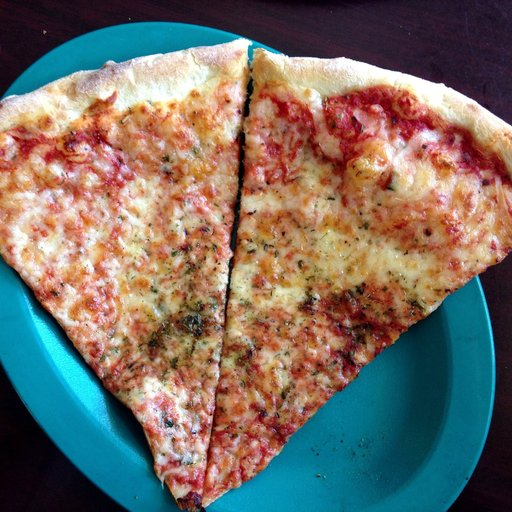
#> input picture Practica5/P5-Part2/images/pizza.jpg, 512 x 512 px
$ jupyter execute --allow-errors P5-Part2.ipynb   (shell and % lines are left out)
#> lines starting #> are read from the running program, lines starting #| are printed output that depends on the picture
### 5.1_Textures/LM_filters.py
'''
The Leung-Malik (LM) Filter Bank, implementation in python

T. Leung and J. Malik. Representing and recognizing the visual appearance of
materials using three-dimensional textons. International Journal of Computer
Vision, 43(1):29-44, June 2001.

Reference: http://www.robots.ox.ac.uk/~vgg/research/texclass/filters.html
'''

import numpy as np
import matplotlib.pyplot as plt

def gaussian1d(sigma, mean, x, ord):
    x = np.array(x)
    x_ = x - mean
    var = sigma**2

    # Gaussian Function
    g1 = (1/np.sqrt(2*np.pi*var))*(np.exp((-1*x_*x_)/(2*var)))

    if ord == 0:
        g = g1
        return g
    elif ord == 1:
        g = -g1*((x_)/(var))
        return g
    else:
        g = g1*(((x_*x_) - var)/(var**2))
        return g

def gaussian2d(sup, scales):
    var = scales * scales
    shape = (sup,sup)
    n,m = [(i - 1)/2 for i in shape]
    x,y = np.ogrid[-m:m+1,-n:n+1]
    g = (1/np.sqrt(2*np.pi*var))*np.exp( -(x*x + y*y) / (2*var) )
    return g

def log2d(sup, scales):
    var = scales * scales
    shape = (sup,sup)
    n,m = [(i - 1)/2 for i in shape]
    x,y = np.ogrid[-m:m+1,-n:n+1]
    g = (1/np.sqrt(2*np.pi*var))*np.exp( -(x*x + y*y) / (2*var) )
    h = g*((x*x + y*y) - var)/(var**2)
    return h

def makefilter(scale, phasex, phasey, pts, sup):

    gx = gaussian1d(3*scale, 0, pts[0,...], phasex)
    gy = gaussian1d(scale,   0, pts[1,...], phasey)

    image = gx*gy

    image = np.reshape(image,(sup,sup))
    return image

def makeLMfilters():
    sup     = 49
    scalex  = np.sqrt(2) * np.array([1,2,3])
    norient = 6
    nrotinv = 12

    nbar  = len(scalex)*norient
    nedge = len(scalex)*norient
    nf    = nbar+nedge+nrotinv
    F     = np.zeros([sup,sup,nf])
    hsup  = (sup - 1)/2

    x = [np.arange(-hsup,hsup+1)]
    y = [np.arange(-hsup,hsup+1)]

    [x,y] = np.meshgrid(x,y)

    orgpts = [x.flatten(), y.flatten()]
    orgpts = np.array(orgpts)

    count = 0
    for scale in range(len(scalex)):
        for orient in range(norient):
            angle = (np.pi * orient)/norient
            c = np.cos(angle)
            s = np.sin(angle)
            rotpts = [[c+0,-s+0],[s+0,c+0]]
            rotpts = np.array(rotpts)
            rotpts = np.dot(rotpts,orgpts)
            F[:,:,count] = makefilter(scalex[scale], 0, 1, rotpts, sup)
            F[:,:,count+nedge] = makefilter(scalex[scale], 0, 2, rotpts, sup)
            count = count + 1

    count = nbar+nedge
    scales = np.sqrt(2) * np.array([1,2,3,4])

    for i in range(len(scales)):
        F[:,:,count]   = gaussian2d(sup, scales[i])
        count = count + 1

    for i in range(len(scales)):
        F[:,:,count] = log2d(sup, scales[i])
        count = count + 1

    for i in range(len(scales)):
        F[:,:,count] = log2d(sup, 3*scales[i])
        count = count + 1

    return F

# Call the make filter function
F = makeLMfilters()
print("LM filters imported, the shape of the filter bank is: ", F.shape)

### Practica5/P5-Part2/P5-Part2.ipynb
==============================================================================================
# Practicum 5 - Part 2

==============================================================================================

## Delivery

Up to **1 point out of 10** will be penalized if the following requirements are not fulfilled:

- Implemented code should be commented.

- The questions introduced in the exercises must be answered.

- Add title to the figures to explain what is displayed.

- Comments need to be in **english**.

- The deliverable must be a file named **P5_Student1_Student2.zip** that includes:
    - The notebook P5_Student1_Student2.ipynb completed with the solutions to the exercises and their corresponding comments.

**Deadline (Group A- Group F): November 30th, 23:00 h**

**Deadline (Group B): November 1st, 23:00 h**

==============================================================================================
##  Image search using textures
==============================================================================================

#### Problem we want to solve
- Given a query image **$x$** and a set of images **$X$** we would like to retreive the most similar to **$x$** images from  **$X$**.

The exercises of this notebook will show how we can perform image similarity search using:

**Part 1:**

- Gaussian filters
- Descriptors based on texture

**Part 2:**

- Distance between images and similarity search

### Imports

[cell 1]

import time
import scipy
import numpy as np
import skimage
from skimage import filters
from skimage.io import imread
from skimage.color import rgb2gray, rgba2rgb
from skimage.transform import resize
from scipy.ndimage import convolve
from skimage.exposure import histogram
from skimage import img_as_float


import pickle

import os
import matplotlib.pyplot as plt
import warnings
warnings.filterwarnings('ignore')

import joblib  ##
from random import randrange

[cell 2]
# [9 lines left out: function visualize_n, not called in this run]

def normalize(image): return (image[:,:]- image.min())/(image.max() - image.min())

# 1 Import previous functions

## Leung-Malik (LM) Filter Bank
We can apply a collection of multiple filters that we call a filter bank. Note that if we apply $D$ filters our feature vectors will be $D$ dimensional.

The following image shows a filter bank. In the filter bank we typically want filters to capture a combination of scales, orientations of different types of patterns. This particular filter bank is The Leung-Malik (LM) Filter Bank.

We import Leung-Malik filters as follows:

[cell 3]
import LM_filters

[cell 4]
filter_bank = LM_filters.makeLMfilters()
filter_bank_list = [filter_bank[:,:,i] for i in range(0,len(filter_bank)-1)]
filter_bank.shape

### Plotting all filters

[cell 5]
n_filters = filter_bank.shape[-1]

fig, ax = plt.subplots(ncols=12, nrows=4, figsize=(15,3))

k = 0
for i in range(4):
    for j in range(12):
        ax[i,j].imshow(filter_bank[:,:,k], cmap = 'gray')
        ax[i,j].axis("off")
        k = k + 1
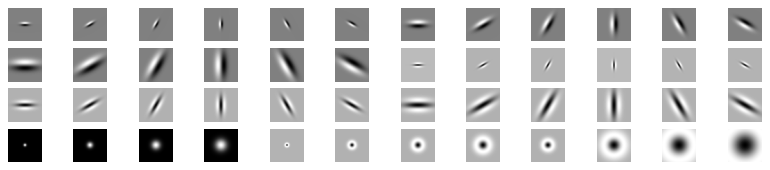
#> figure drawn by matplotlib, 48 panels

## Import functions

We need to use `extract_features()` and  `get_dataset_features()` from **Practicum 5 - Part 1**.

On the one hand, function `extract_features(image, filter_bank, n_filters)` returns a feature vector of shape `n_filters`, from the filter bank, using a  single image `image`

$$
\text{feat}(x) = \left( \text{mean}( |r_1|), \dots,\text{mean}(|r_D|) \right)
$$

[cell 6]
def apply_filters(im,  filters):
    return np.array([np.abs(convolve(im, f)) for f in filters])

def extract_features(image, filter_bank_list, n_filters):

    filters = filter_bank_list[0:n_filters]

    filtered_images = apply_filters(image, filters)

    return np.array([np.mean(np.abs(f_image.flatten())) for f_image in filtered_images])

On the other hand, function `get_dataset_features(all_images, filter_bank)`, that applies `extract_features()`, returns a matrix containing the feature vectors for all the images in a dataset.

[cell 7]
from tqdm import tqdm_notebook

# [5 lines left out: function get_dataset_features, not called in this run]

**Hint: Please, check all the functions are well working before continuing!!!**

## Load & resize the dataset

**3.1** Similarly to **Practicum 5 - Part 1**, read all the images in the directories, **resized them to 250x250 pixels** and save the image in an array:

<ul>
    <li>./images/pizza/</li>
    <li>./images/flowers/</li>
    <li>./images/pets/</li>
</ul>

#> (a cell that did not finish here is left out)

#> (a cell that did not finish here is left out)

#> (a cell that did not finish here is left out)

# 2 Retrieving the most similar images

## Similarity search

Let us assume $f(x) \in \mathbb{R}^D$ represents a set of features for $x$. Given a query image $x$ and another image $x^m$ from the database, we can compute the distance between images as
$$
\text{distance}\left( f(x) , \, f(x^m) \right) = \| \text{feat}(x)  - \text{feat}(x^m)  \|_2 =  \sqrt{ \sum_{d=1}^\text{D} \left( f(x)_d - f(x^m)_d  \right)^2 }
$$

then we can find the closest image $x^{m^*}$ from the database to $x$ as $m^* =  \text{argmin}_{m} \{ \| \text{feat}(x)  - \text{feat}(x^m)  \|_2 \}$

**3.2** Implement a function `retrieve_images(im, all_images, filter_bank, k=5)` to retrieve and visualize the `k` most similar images (according to the l2 norm) to `im` and the corresponding distances.

The input of this function need to be the images of interest `im`, the whole data set `all_images`, the filter bank and an integer value `k`, which defines the number of images to be shown.

The function should return the ordered vector of distances.

[cell 11]
# [9 lines left out: function retrieve_images, not called in this run]

Try your function using ``/images/pizza.jpg``.

[cell 12]
# Try your function
pizza = imread('./images/pizza.jpg')
#> pizza is the input picture: shape (512, 512, 3); mean R, G, B 118.5, 110.4, 101.9
#> (the rest of this cell did not finish here and is left out)

Plot the ordered distance vector

#> (a cell that did not finish here is left out)

#> (a cell that did not finish here is left out)

**3.3** Try your function using a different number of closest images `k`.

[cell 15]
k = randrange(1,15)
k

#> (a cell that did not finish here is left out)

**3.4** (Optional) Try your function using ``/images/dog.jpg``, and ``/images/flower.jpg``

[cell 17]
dog = imread('./images/dog.jpg')
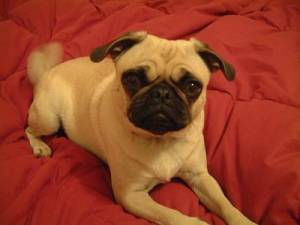
#> input picture Practica5/P5-Part2/images/dog.jpg, 300 x 225 px
#> dog is the input picture: shape (225, 300, 3); mean R, G, B 153.4, 65.9, 40.1

#> (the rest of this cell did not finish here and is left out)

[cell 18]
flower = imread('./images/flower.jpg')
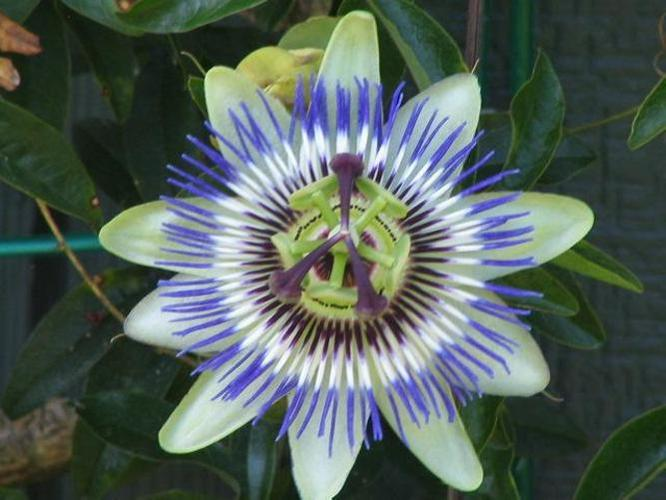
#> input picture Practica5/P5-Part2/images/flower.jpg, 666 x 500 px
#> flower is the input picture: shape (500, 666, 3); mean R, G, B 83.2, 96.7, 90

#> (the rest of this cell did not finish here and is left out)

## Compute the accuracy of the algorithm: given a query image.

**3.5** Implement a function `accuracy(feature_vectors, class_labels, im_features, class_im,  k=5)`, which takes as input `feature_vectors`, the `class_labels` for the images (`0 = pizza`, `1 = flower` and `2 = pet`), the number of images to retrieve `k`, a query image (i.e. the feature vector for the image of interest) and the class of the query image `class_im`.

Returns as output the number of retrieved images that belong to class `class_im` divided by the total of images retrieved `k` (this is the accuracy).

**Hint**: Be careful to exclude the query image from the retrieved images (i.e. those cases in which `distance=0.0`)

#> (a cell that did not finish here is left out)

[cell 20]
#preguntar que elminiem la imatge iff == 0.0

# [21 lines left out: function accuracy, not called in this run]

[cell 21]
# Try your function
im = rgb2gray(resize(pizza, (250, 250)))
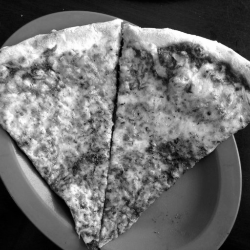
#> im: shape (250, 250) float64; min 0.0025, max 1, mean 0.437
im_features = extract_features(im, filter_bank_list, len(filter_bank_list))
#> im_features = 48 values, max 6.2 at index 39, min 0.000926 at index 32, mean 0.37
#> (the rest of this cell did not finish here and is left out)
